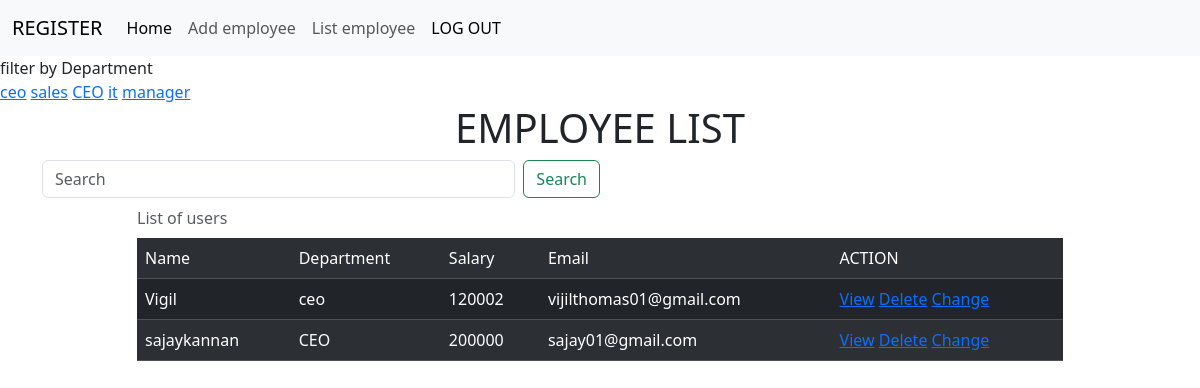
Screenshot of /employees/all?department=ceo (signed in) with the database file from the repository.
### cr/models.py (models this page shows, shortened)
class Employees(models.Model):
    name=models.CharField(max_length=200)
    department=models.CharField(max_length=200)
    salary=models.PositiveIntegerField()
    email=models.EmailField(unique=True)
    age=models.PositiveIntegerField(null=True)
    contact=models.CharField(max_length=12)
    profile_pic=models.ImageField(upload_to="images",null=True)

### cr/views.py (the view, shortened to what this page needs)
# urls.py: path("employees/all",views.EmployeeListView.as_view(),name="emp_all"),
@method_decorator(signin_required,"dispatch")
class EmployeeListView(View):
    def get (self,request,*args,**kwargs):
        if request.user.is_authenticated:
            qs=Employees.objects.all()
            department=Employees.objects.all().values_list("department",flat=True).distinct()
            print(department)
            if "department" in request.GET:
                dept=request.GET.get("department")
                qs=qs.filter(department__iexact=dept)
            return render(request,"emp_list.html",{"data":qs,"department":department})

### cr/views.py (called while the page is built)
def signin_required(fn):
    def wrapper(request,*args,**kwargs):
        if not request.user.is_authenticated:
            messages.error(request,"Invalid Session")
            return redirect("login")
        else:
            return fn(request,*args,**kwargs)
    return wrapper

### cr/templates/emp_list.html (shortened to what this page needs)
{%extends 'base.html'%}
{%block body_block%}
<div>
    filter by Department
</div>
<div>
    {%for dep in department%}
    <a href="{%url 'emp_all'%}?department={{dep}}">{{dep}}</a>
    {%endfor%}
</div>
<div class="container">
<h1 class="text-center">EMPLOYEE LIST</h1>
    <form class="d-flex w-50 " role="search" method="post">
        <input class="form-control me-2" name="name" type="search" placeholder="Search" aria-label="Search">
        <button class="btn btn-outline-success " type="submit">Search</button>
      </form>
        <div class="row">
            <div class="col-1"></div>
            <div class="col-10">
            <table class="table table-dark table-striped caption-top">
                <caption>List of users</caption>
                <tr>
                    <td>Name</td>
                    <td>Department</td>
                    <td>Salary</td>
                    <td>Email</td>
                    <td>ACTION</td>
                </tr>
                {%for emp in data%}
                 <td>{{emp.name}}</td>
                 <td>{{emp.department}}</td>
                 <td>{{emp.salary}}</td>
                 <td>{{emp.email}}</td>
                 <td>
                    <a href="{% url 'emp_details' emp.id %}">View</a>
                    <a href="{% url 'emp_delete' emp.id %}">Delete</a>
                    <a href="{% url 'emp_update' emp.id %}">Change</a>
                </td>
                {%endfor%}
            </table>
            </div>
            <div class="col-1"></div>
        </div>
    </div>
{%endblock%}

### rows the page displays
Employees: name "Vigil", department "ceo", salary "120002", email "vijilthomas01@gmail.com"
Employees: name "sajaykannan", department "CEO", salary "200000", email "sajay01@gmail.com"

### other values shown
{{ dep }} "ceo" "sales" "CEO" "it" "manager"
